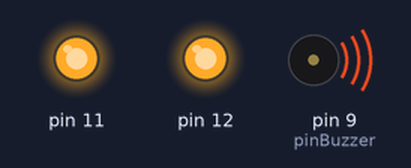
Bench run of a sketch on a simulated Arduino Uno, built with avr-gcc and run on an emulated ATmega328P. Shown: output pins drawn as LEDs (lit = HIGH), buzzer (waves = sounding).

Above: at 0.1 s.
At 2.7 s:
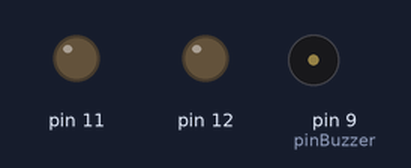
Timing chart, 0 to 3.0 s (numbered marks = the images above):
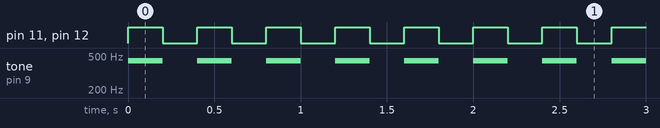

Measured:
- by itself, pin 11, pin 12: alternates HIGH for 0.20 s and LOW for 0.20 s
- by itself, tone on pin 9 (pinBuzzer): alternates 440 Hz for 0.20 s and silent for 0.20 s

The sketch:

Practica1.ino
```cpp
 const int pinBuzzer =9;
void setup() {
  // initialize the digital pin as an output.

  for ( int i = 11 ; i <= 12 ; i++)
  {
    pinMode(i, OUTPUT);
  }

}

void loop() {

       digitalWrite( 11 , HIGH) ;
       digitalWrite( 12 , HIGH) ;
       tone(pinBuzzer,440);
       delay (200) ;
       digitalWrite( 11 , LOW);
       digitalWrite( 12 , LOW) ;
       noTone(pinBuzzer);
       delay (200) ;
}
```
